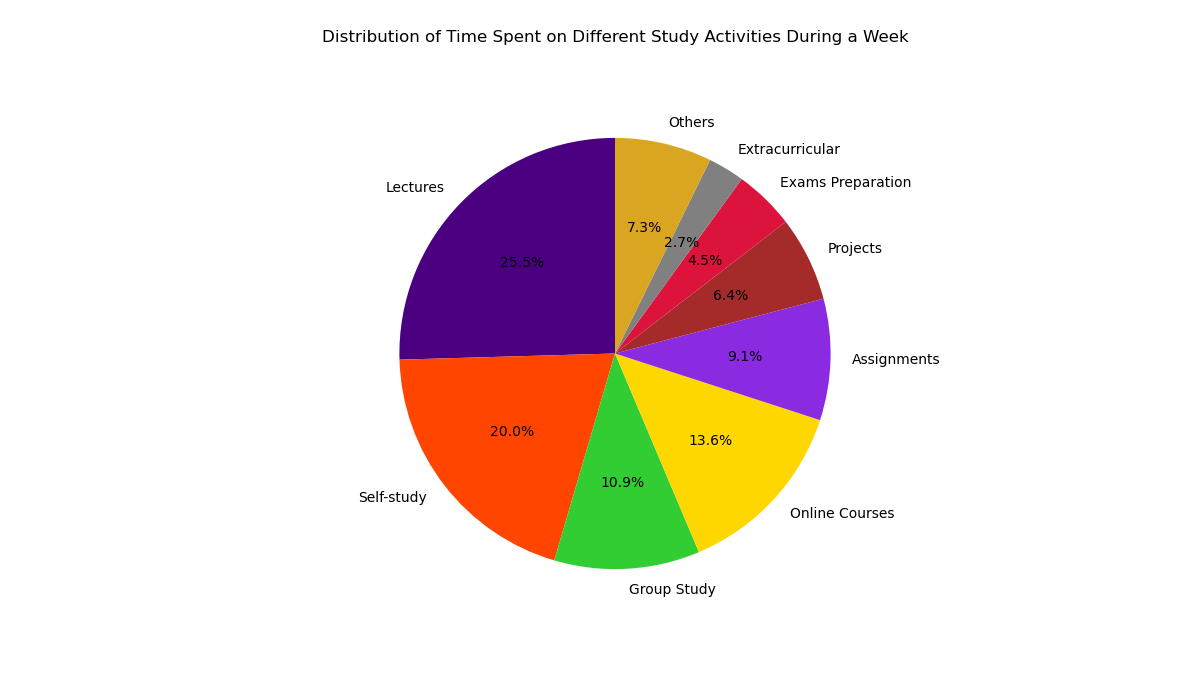

Write the Python code that produced this figure.

import matplotlib.pyplot as plt

# Data
activities = ["Lectures", "Self-study", "Group Study", "Online Courses", "Assignments", 
              "Projects", "Exams Preparation", "Extracurricular", "Others"]
time_spent = [28, 22, 12, 15, 10, 7, 5, 3, 8]

# Colors
colors = [
    "#4B0082",  # Lectures
    "#FF4500",  # Self-study
    "#32CD32",  # Group Study
    "#FFD700",  # Online Courses
    "#8A2BE2",  # Assignments
    "#A52A2A",  # Projects
    "#DC143C",  # Exams Preparation
    "#808080",  # Extracurricular
    "#DAA520"   # Others
]

# Create pie chart
plt.figure(figsize=(12, 7))  # width and height in inches
plt.pie(time_spent, labels=activities, colors=colors, autopct='%1.1f%%', startangle=90)

# Chart title
plt.title('Distribution of Time Spent on Different Study Activities During a Week', pad=30)

# Show plot
plt.show()
